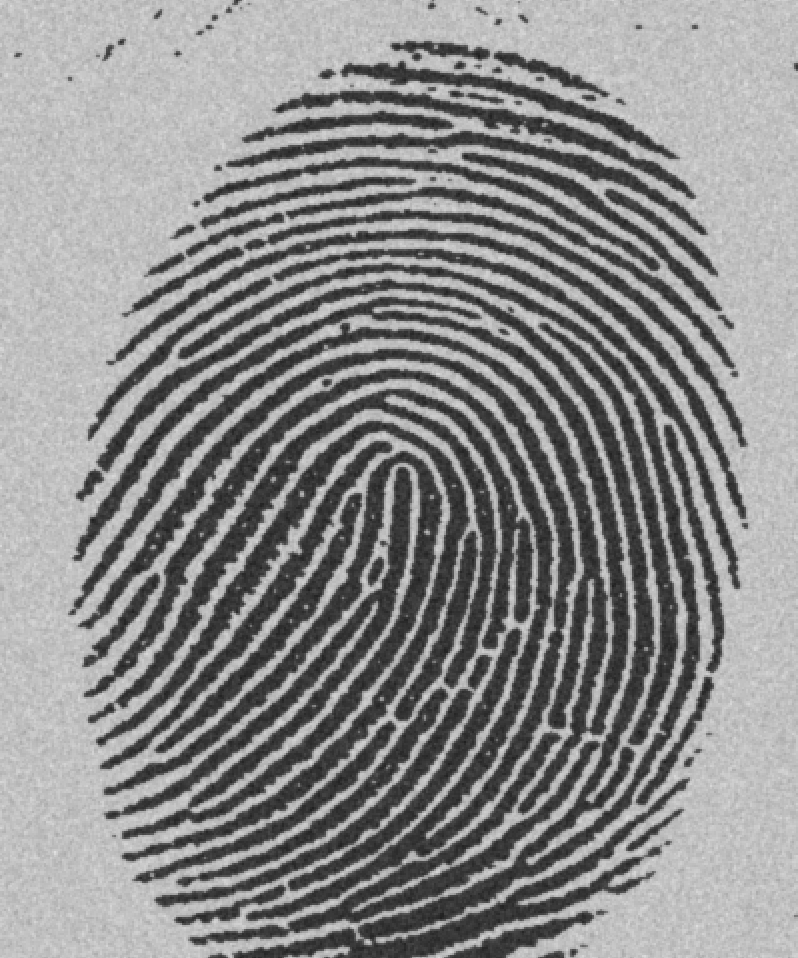
%> input picture Exercicios/Pratica 6/noisy_fingerprint.tif, 798 x 958 px
$ octave segmentation.m   (GNU Octave 9; MATLAB toolbox functions it lacks are replaced by stand-ins)
%> lines starting %> are read from the running program, lines starting %| are printed output that depends on the picture; in (x1, y1, x2, y2) boxes, pixels count from 0 and x2, y2 are one past the last pixel; in counts of white or black regions, pixels touching at a corner belong together; the program's own positions count from 1
% limpar
clear; clc; close all;
% carrega o pacote de imagens
pkg load image;

% 3
image = imread('noisy_fingerprint.tif');
%> image is the input picture: size 958x798 uint8; min 29, max 224, mean 140
figure(1),subplot(1,2,1), imshow(image), title('Imagem Original');
figure(1),subplot(1,2,2),imhist(image), title('Histograma Original');
%> after `title('Histograma Original')`:
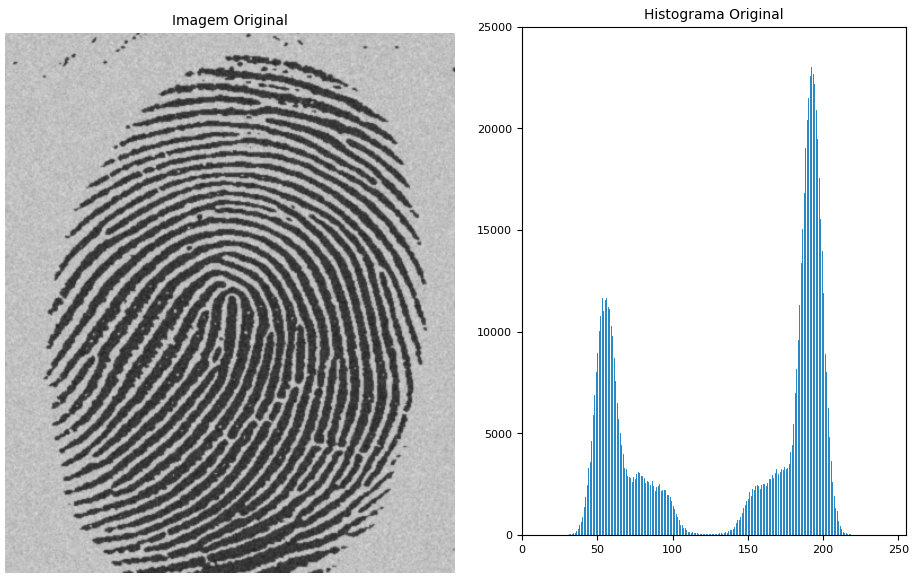
%> figure redrawn from the program's plot data, 2 panels

T0 = mean(mean(image));
%> T0 = 140
T = T0;
%> T = 140
while(T-T0 >= 0)
    g1 = zeros(size(image));
    g2 = zeros(size(image));
    g1 = image(image>T);
    g2 = image(image<=T);
    mg1 = mean(mean(g1));
    mg2 = mean(mean(g2));
    T = (mg1 + mg2)/2;
endwhile
%> this loop made 1 pass
%> (mg1, mg2, T) on pass 1: (186.9, 64.41, 125.6)
T = T/255;
%> T = 0.493
BW = im2bw (image,T);
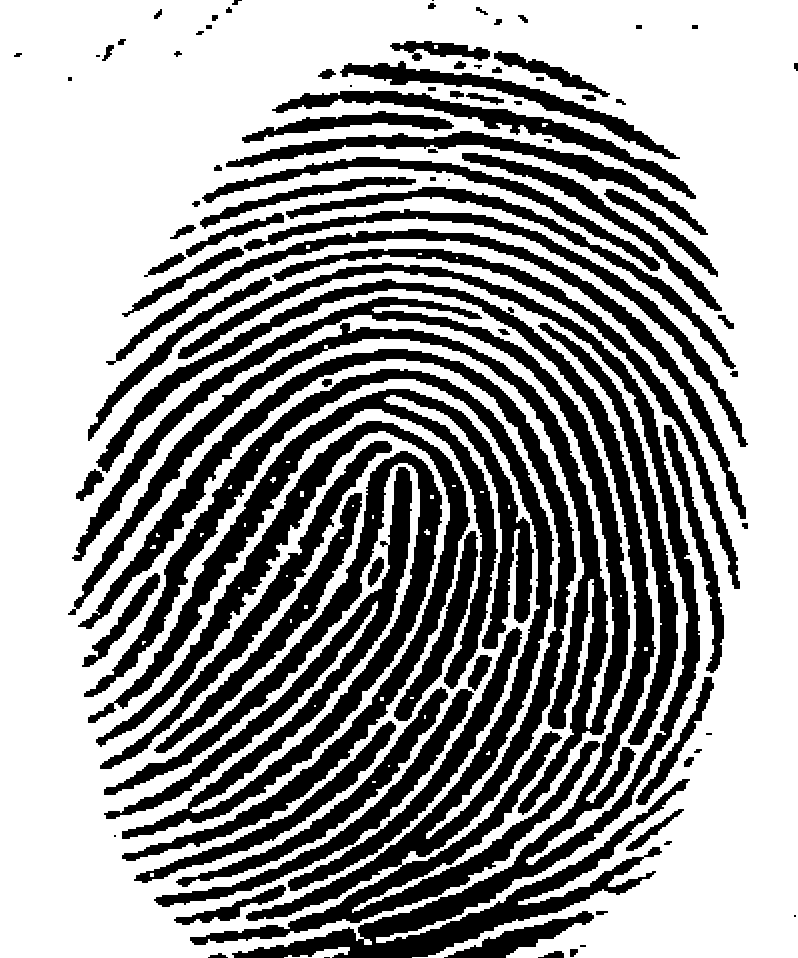
%> BW: size 958x798 logical; 61.9% white; 97 black regions (10 under 20 px), largest, box (x1, y1, x2, y2) and area: (78, 349, 600, 945) 43740, (96, 263, 700, 958) 40222, (68, 297, 630, 815) 29700
figure, imshow(BW), title('Imagem Limiarizada');

% 4
% carregar imagem ruidosa
I = imread('septagon_small_noisy_mean_0_stdv_10.tif');
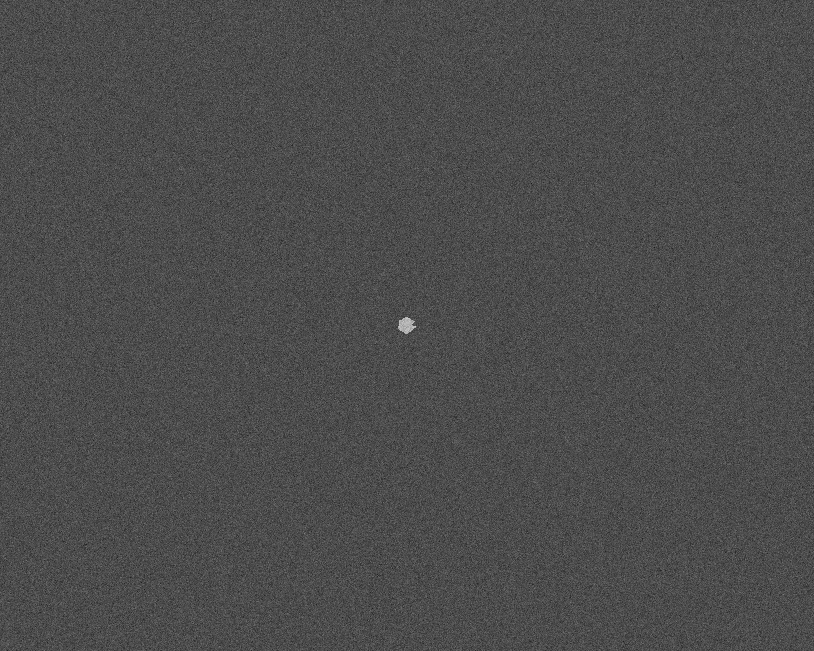
%> input picture Exercicios/Pratica 6/septagon_small_noisy_mean_0_stdv_10.tif, 814 x 651 px
%> I is the input picture: size 651x814 uint8; min 21, max 206, mean 76.1

% calcular o maior valor do histograma
[counts,~] = imhist(I);
%> counts = 256 values, max 18586 at index 77, min 0 at index 1, mean 2070
maxValueHist = max(counts);
%> maxValueHist = 18586
% exibir imagens
figure(1),subplot(1,2,1), imshow(imresize(I,0.5)), title('Original item(A)');
figure(1),subplot(1,2,2), imhist(I), ylim([0 maxValueHist]), title('Histograma item(B)');
[G,~] = gradient(I);
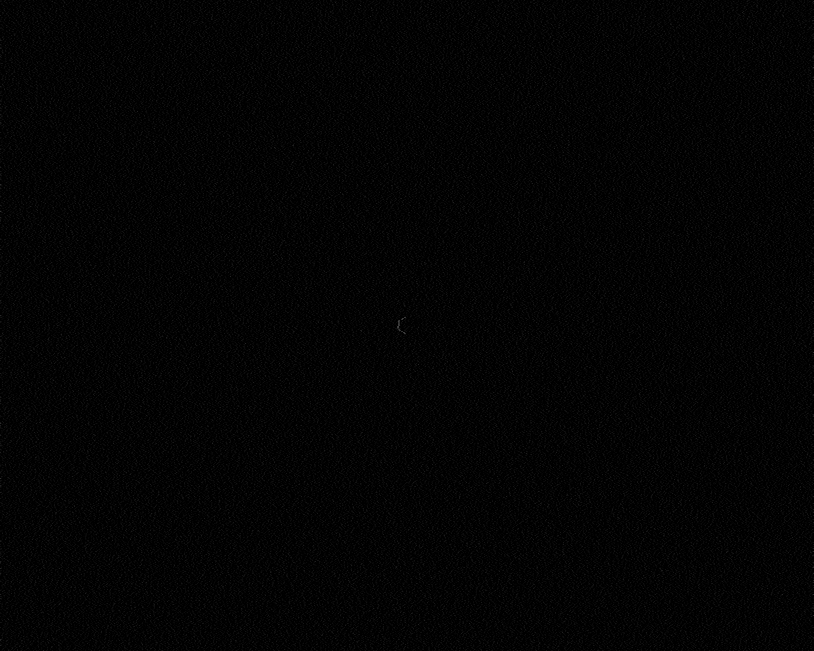
%> G: size 651x814 uint8; min 0, max 67, mean 3.3
T = max(abs(G(:)))*0.65;
%> T = 44
C = false(size(G));
C(G>=T) = true;
%> C: size 651x814 logical; 0.01% white in thin lines or dots, all inside (x1, y1, x2, y2) = (0, 67, 814, 616)
figure, imshow(imresize(C,0.5)), title('imagem item(C)');
D = C.*I;
figure, imshow(imresize(D,0.5)), title('imagem item(D)');
figure, imhist(D(D>0)), title('Histograma item(E)');
%> after `title('Histograma item(E)')`:
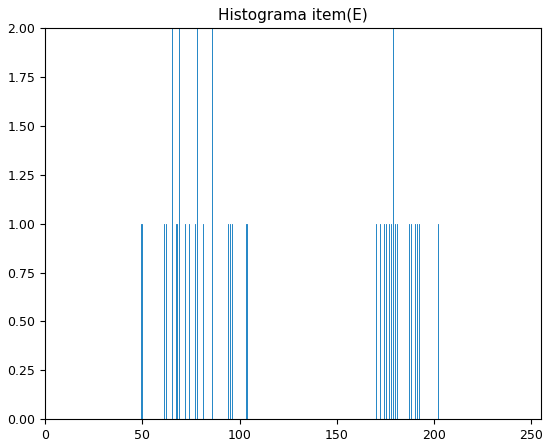
%> figure redrawn from the program's plot data; highest point at x = 65, y = 2
% obter o valor de limiar utilizando o m閠odo de Otsu
T = graythresh(D(D>0));;
%> T = 0.535
% limiarizar a imagem original com o T calculado
F = im2bw(I,T); % imbinarize(D,T) no Matlab
%> F: size 651x814 logical; 0.04% white; 1 white region, box (x1, y1, x2, y2) and area: (398, 317, 416, 334) 200
figure, imshow(imresize(F,0.5)), title('Otsu aplicado item(F)');

% 5
% carregar imagem ruidosa
I = imread('iceberg.png');
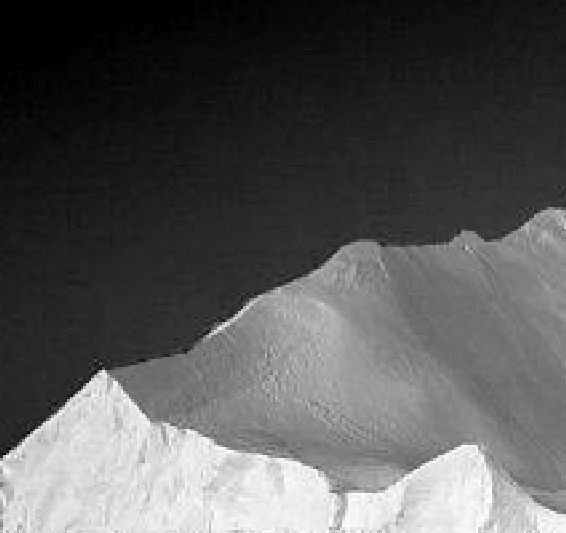
%> input picture Exercicios/Pratica 6/iceberg.png, 566 x 533 px
%> I is the input picture: size 533x566 uint8; min 0, max 254, mean 87.3
% calcular o maior valor do histograma
[counts,~] = imhist(I);
%> counts = 256 values, max 8146 at index 1, min 0 at index 3, mean 1178.4
maxValueHist = max(counts);
%> maxValueHist = 8146
% exibir imagens
figure(1),subplot(1,2,1),imshow(imresize(I,0.5)), title('Original item(A)'),
figure(1),subplot(1,2,2), imhist(I), ylim([0 maxValueHist]), title('Histograma item(B)')
%> after `title('Histograma item(B)')`:
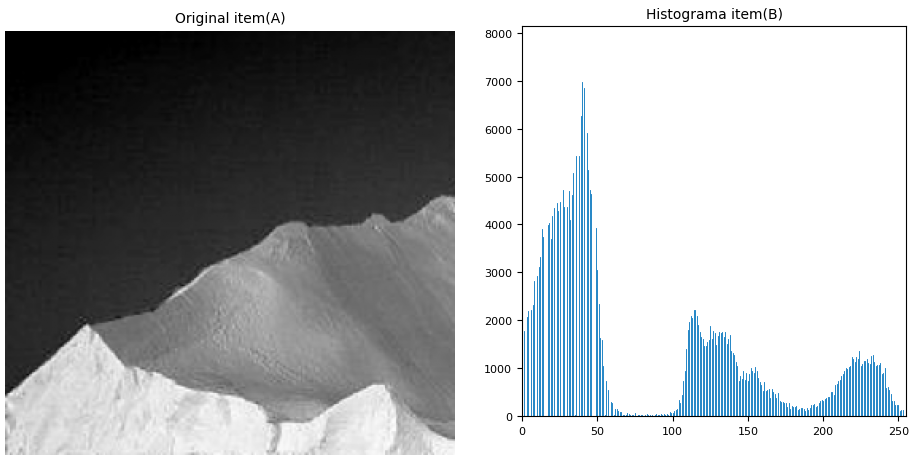
%> figure redrawn from the program's plot data, 2 panels

% Fazer a func鉶 multithresh
% https://github.com/ricardofantin/octave/blob/master/multithresh/multithresh.m

%> (the run ends here)
